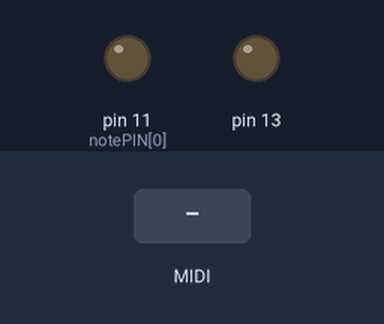
The sketch below on a simulated Arduino Uno, built with avr-gcc and run on an emulated ATmega328P. Parts: output pins drawn as LEDs (lit = HIGH). The test bench sets the inputs (shaded band). MIDI output is not drawn.

Above: at 1.2 s.
1.3 s: MIDI note 36 received
At 1.31 s:
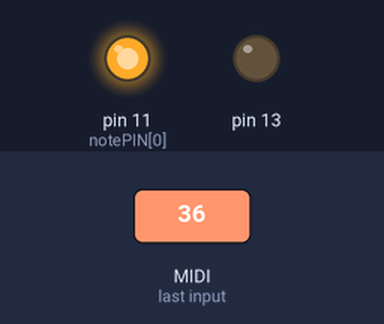
Timing chart, 0 to 4.3 s (numbered marks = the images above; inputs shaded):
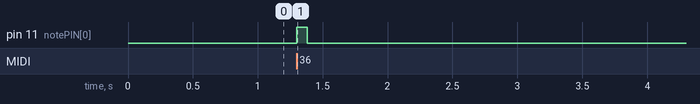

Measured:
- after the input at 1.3 s, pin 11 (notePIN[0]): LOW → HIGH at once, → LOW 0.08 s later

The sketch:

PTR_Tuning.ino
```cpp
#include <MIDI.h>
#include "note.h"

MIDI_CREATE_DEFAULT_INSTANCE();

#define IF_Master_ch 0
#define Master_Slave_ch 4
Note note[5];
int ms[5];


void NoteOn_from_Master(byte channel, byte pitch, byte velocity){
  int var = pitch % 12;

  int opentime = 80;//実験用開放時間
  int houshutu = 1000;
  switch(var){
    case 0:
//      ms[0] = analogRead(A0);
      note[0].on(0, opentime);
    break;
    case 1:
//      ms[1] = analogRead(A1);
      note[1].on(1, houshutu);
    break;
    case 2:
//      ms[2] = analogRead(A2);
      note[2].on(2, opentime);
    break;
    case 3:
//      ms[3] = analogRead(A3);
      note[3].on(3, opentime);
    break;
  }
}

void NoteOff_from_Master(byte channel, byte pitch, byte velocity){
  //何もいらない。自動でノートオフする
}

void setup(){

  MIDI.setHandleNoteOn(NoteOn_from_Master);
  MIDI.setHandleNoteOff(NoteOff_from_Master);
  MIDI.begin(MIDI_CHANNEL_OMNI);
//  MIDI.begin(Master_Slave_ch);

  for(int i=0;i<5;i++){
    note[i].setup();
  }
  pinMode(13,OUTPUT);
}

void loop(){
  // リアルタイム性の確保のため、MIDI.readをできるだけ早く呼ぶように
  MIDI.read();
  for(int i=0;i<5;i++){
    note[i].update();
  }
}
```

note.h
```cpp
class Note {
  public:
  Note(){};
  ~Note(){};
  void setup(){
    pinMode(notePIN[0],OUTPUT);
    pinMode(notePIN[1],OUTPUT);
    pinMode(notePIN[2],OUTPUT);
    pinMode(notePIN[3],OUTPUT);
  }
  void on(int _note,long _ms) {
    timestamp = millis();
    flg_note_on = true;
    note = _note;
    ms = _ms;
    digitalWrite(notePIN[note],HIGH);
  }
  void off(int _note) {
    flg_note_on = false;
    digitalWrite(notePIN[note],LOW);
  }
  void update(){
    if ( (millis()-timestamp) >= ms && flg_note_on == true ) {
      off(note);
    }
  }
  long ms;
  boolean flg_note_on;
  long timestamp;
  int notePIN[5] = {11,11,11,11,11};
  int note;
};
```
